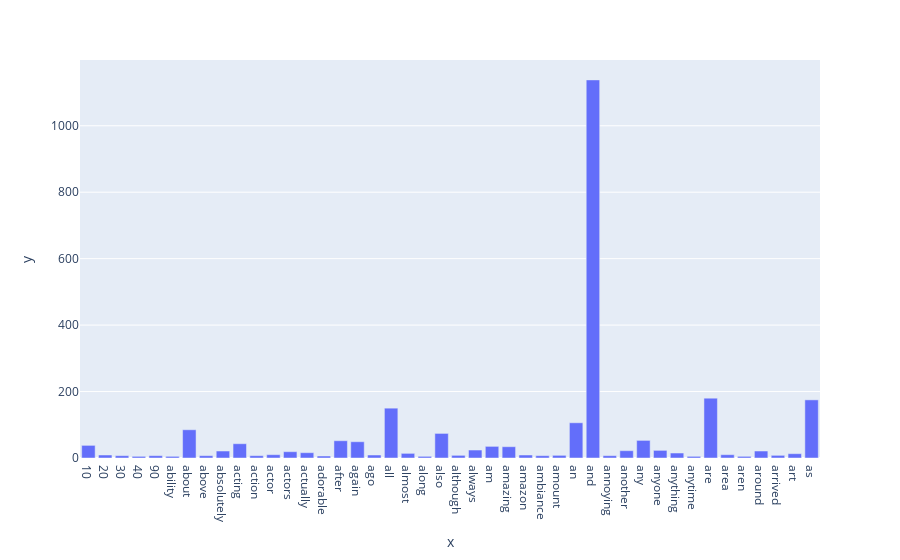

Here is the notebook cell this chart was saved with:
### Markdown cell above
### >>> **Exercise 14 (take home):** 
The chart above only contains 300 vocabulary in the documents, and it's already computationally intensive to both compute and visualize. Can you efficiently reduce the number of terms you want to visualize as an exercise.

### Code cell
# Answer here
reduced_feature_names = count_vect.get_feature_names_out()[:300]
reduced_feature_frequencies = term_frequencies[:300]

indexToDelete = []

#remove word tokens that only appears less then five times 

for i in range(len(count_vect.get_feature_names_out()[:300])):
    if(reduced_feature_frequencies[i] < 5):
        indexToDelete.append(i)

reduced_feature_names = np.delete(reduced_feature_names, indexToDelete)
reduced_feature_frequencies = np.delete(reduced_feature_frequencies, indexToDelete)


fig = px.bar(x=reduced_feature_names, y=reduced_feature_frequencies)
fig.show()

### Figure 1 — Plotly figure (JSON) as saved in the notebook; plotly's stock layout.template omitted (floating-point values rounded to 4 significant figures)
{"data": [{"alignmentgroup": "True", "hovertemplate": "x=%{x}<br>y=%{y}<extra></extra>", "legendgroup": "", "marker": {"color": "#636efa", "pattern": {"shape": ""}}, "name": "", "offsetgroup": "", "orientation": "v", "showlegend": false, "textposition": "auto", "type": "bar", "x": ["10", "20", "30", "40", "90", "ability", "about", "above", "absolutely", "acting", "action", "actor", "actors", "actually", "adorable", "after", "again", "ago", "all", "almost", "along", "also", "although", "always", "am", "amazing", "amazon", "ambiance", "amount", "an", "and", "annoying", "another", "any", "anyone", "anything", "anytime", "are", "area", "aren", "around", "arrived", "art", "as"], "xaxis": "x", "y": [38, 9, 7, 5, 7, 5, 85, 7, 21, 43, 7, 10, 19, 16, 6, 52, 49, 9, 150, 14, 5, 74, 8, 24, 35, 34, 9, 7, 8, 106, 1138, 7, 22, 53, 23, 15, 5, 180, 10, 5, 21, 8, 13, 175], "yaxis": "y"}], "layout": {"barmode": "relative", "legend": {"tracegroupgap": 0}, "margin": {"t": 60}, "xaxis": {"anchor": "y", "domain": [0, 1], "title": {"text": "x"}}, "yaxis": {"anchor": "x", "domain": [0, 1], "title": {"text": "y"}}}}
